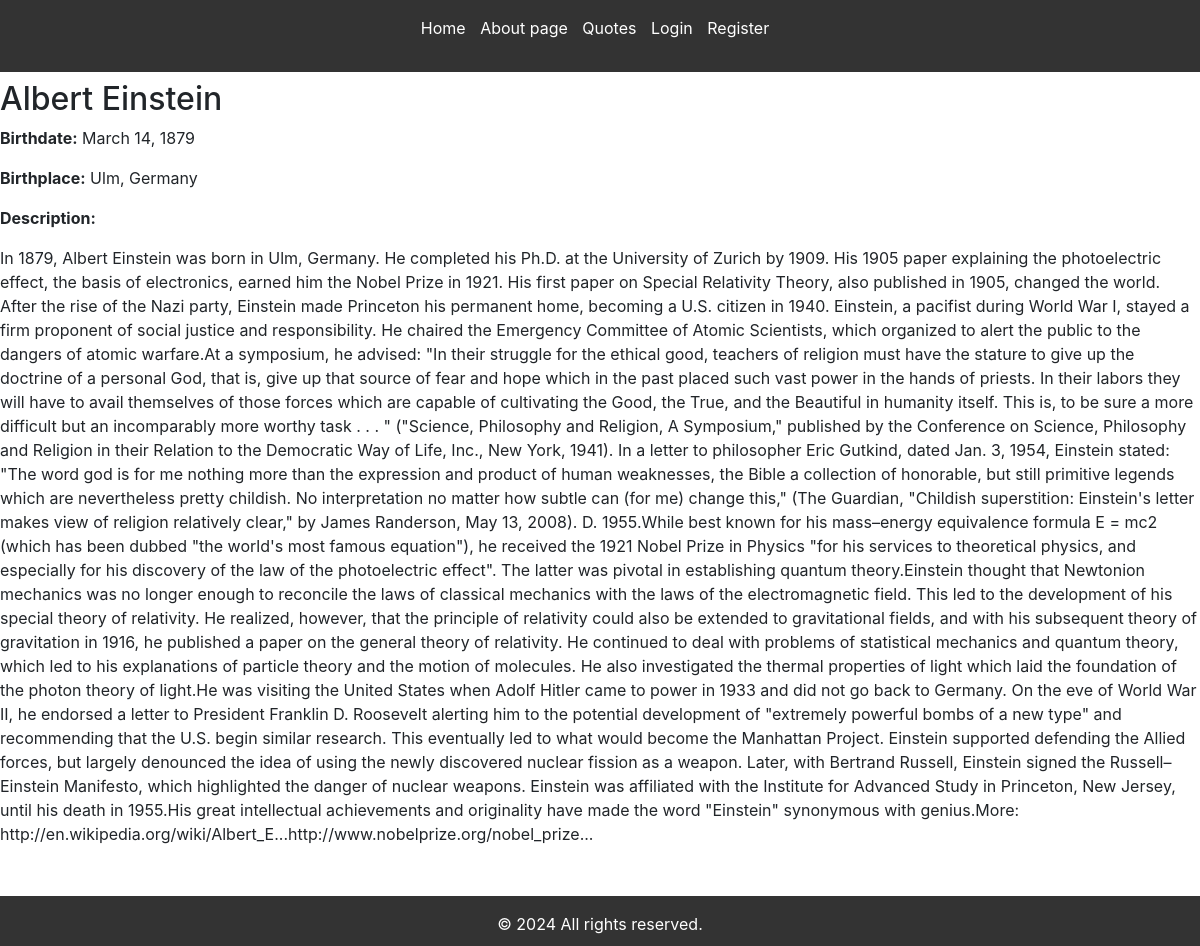
Page /author/Albert Einstein/ on the committed database.
### quotes/models.py (models this page shows, shortened)
class Author(models.Model):
    fullname = models.CharField(max_length=255)
    born_date = models.DateField(null=True, blank=True)
    born_location = models.CharField(max_length=255)
    description = models.TextField()

### quotes/views.py (the view)
# urls.py: path('author/<str:author_name>/', views.author_detail, name='author_detail'),
def author_detail(request, author_name):
    try:
        author_bio = Author.objects.get(fullname=author_name)
    except ObjectDoesNotExist:
        return render(request, 'quotes/author_not_found.html', {'author_name': author_name})
    return render(request, 'quotes/author_detail.html', {'author_bio': author_bio})

### quotes/templates/quotes/author_detail.html (shortened to what this page needs)
{% extends 'base.html' %}
{% block content %}
<h2>{{ author_bio.fullname }}</h2>
<p><strong>Birthdate:</strong> {{ author_bio.born_date }}</p>
<p><strong>Birthplace:</strong> {{ author_bio.born_location }}</p>
<p><strong>Description:</strong> {{ author_bio.description|linebreaks }}</p>
{% endblock %}

### static/css/styles.css (style rules this page uses)
body { font-family: Arial, sans-serif; margin: 0; padding: 0; background-color: #f4f4f4; }

### rows in the picture
Author: fullname "Albert Einstein", born_date "March 14, 1879", born_location "Ulm, Germany", description "In 1879, Albert Einstein was born in Ulm, Germany. He completed his Ph.D. at the University of Zurich by 1909. His 1905 paper explaining the photoelectric effect, the basis of electronics, earned him the Nobel Prize in 1921. His first paper on Special Relativity Theory, also published in 1905, changed the world. After the rise of the Nazi party, Einstein made Princeton his permanent home, becoming a U.S. citizen in 1940. Einstein, a pacifist during World War I, stayed a firm proponent of social justice and responsibility. He chaired the Emergency Committee of Atomic Scientists, which organized to alert the public to the dangers of atomic warfare.At a symposium, he advised: \"In their…"
